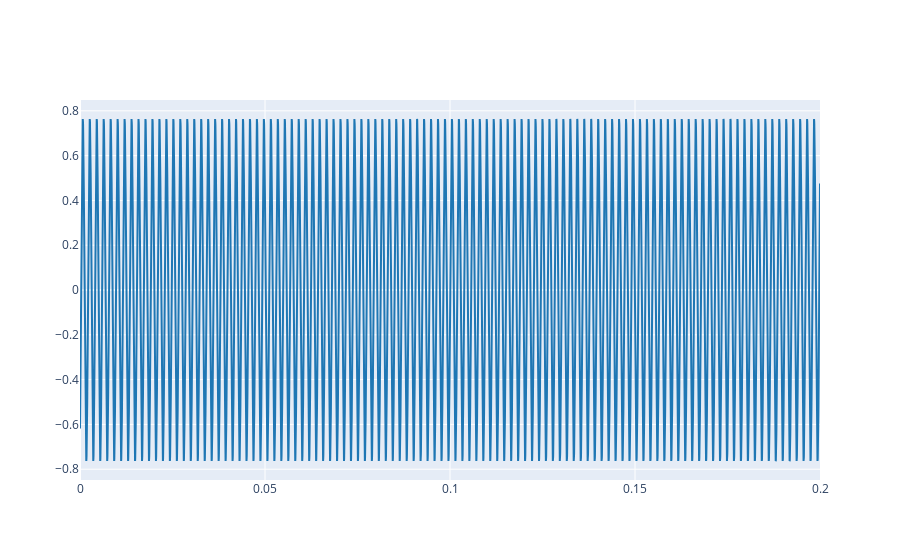

Here is the notebook cell this chart was saved with:
### Markdown cell above
2.1. Define a complex exponential with the same parameters that those from Lab 1 (Ex 3.1) and plot the real part.

### Code cell
import numpy as np
A = 0.7635639
f0 = 531.345
phi = np.pi*6/5
fs = 44100
t = np.arange(0, 0.2, 1/fs)
x = A * np.exp(1j*(2*f0*np.pi*t + phi))

plot_signals([np.real(x)], fs, name=['real part'])

### Figure 1 — Plotly figure (JSON) as saved in the notebook; plotly's stock layout.template omitted (floating-point values rounded to 4 significant figures; data arrays with more than 128 entries replaced by an {"elided": "..."} marker saying what was removed)
{"data": [{"line": {"color": "#1f77b4", "shape": "linear"}, "mode": "lines", "name": "real part", "type": "scatter", "x": {"elided": "8820 float values"}, "y": {"elided": "8820 float values"}}], "layout": {}}
